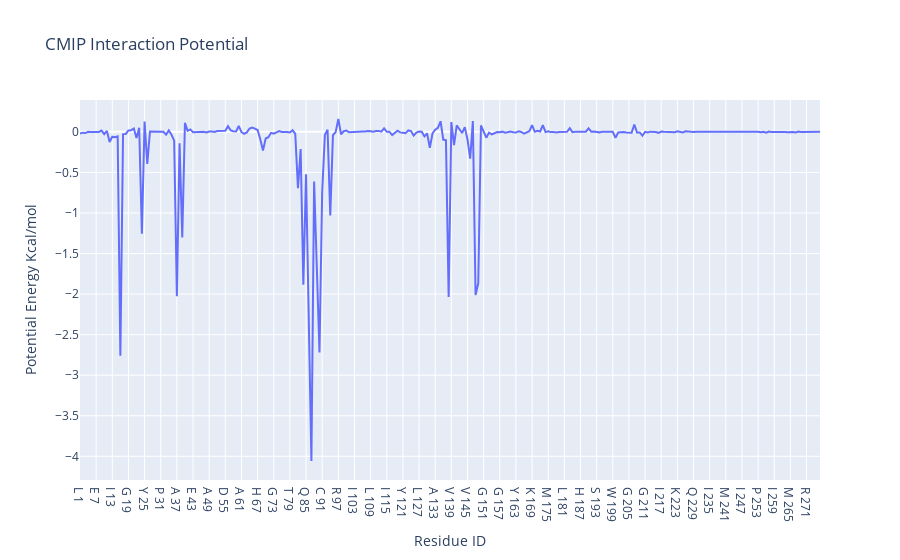

Notebook code for this chart:
### Code cell
import plotly
import plotly.graph_objs as go
import re
from biobb_cmip.utils.representation import get_energies_byres


res_list, energy_dict = get_energies_byres(EGFR_byat_out, cutoff=55)

plotly.offline.init_notebook_mode(connected=True)

fig = {"data": [go.Scatter(x=res_list, y=energy_dict['ES&VDW'])],
       "layout": go.Layout(title="CMIP Interaction Potential", 
                           xaxis=dict(title = "Residue ID"), 
                           yaxis=dict(title = "Potential Energy Kcal/mol"))}

plotly.offline.iplot(fig)

energy_cutoff = -1.5
identified_residues = [res_list[energy_dict['ES&VDW'].index(item)] 
                       for item in energy_dict['ES&VDW'] if item < energy_cutoff]
identified_residues_ngl = str([int(re.sub(r'[A-Z]+ ', '', item)) for item in identified_residues]).replace(',','')
print (identified_residues_ngl)

### Figure 1 — Plotly figure (JSON) as saved in the notebook; plotly's stock layout.template omitted (floating-point values rounded to 4 significant figures; data arrays with more than 128 entries replaced by an {"elided": "..."} marker saying what was removed)
{"data": [{"type": "scatter", "x": {"elided": "276 str values"}, "y": {"elided": "276 float values"}}], "layout": {"title": {"text": "CMIP Interaction Potential"}, "xaxis": {"title": {"text": "Residue ID"}}, "yaxis": {"title": {"text": "Potential Energy Kcal/mol"}}}}
